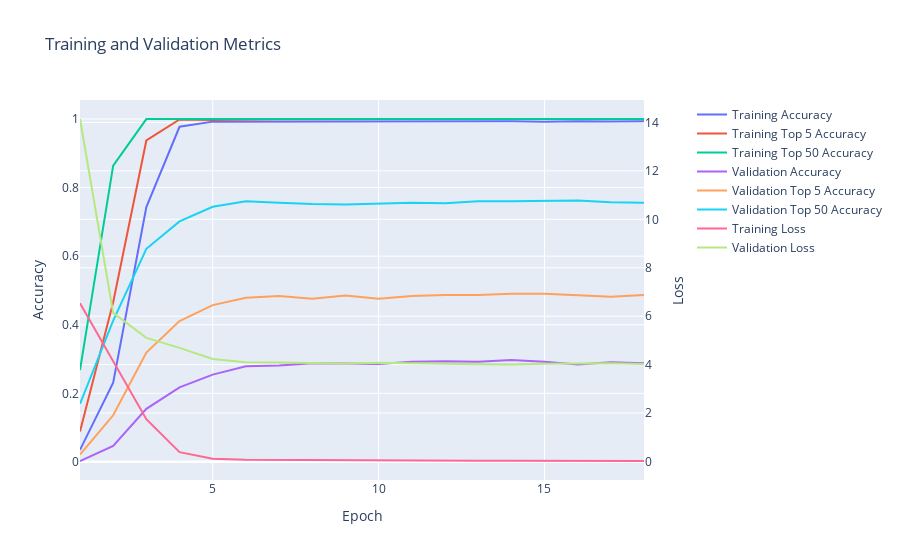

Notebook code cell kept with this figure:
### Code cell
softmax_cross_entropy_model.display_training_history()

### Figure 1 — Plotly figure (JSON) as saved in the notebook; plotly's stock layout.template omitted (floating-point values rounded to 4 significant figures)
{"data": [{"mode": "lines", "name": "Training Accuracy", "type": "scatter", "x": [1, 2, 3, 4, 5, 6, 7, 8, 9, 10, 11, 12, 13, 14, 15, 16, 17, 18], "xaxis": "x", "y": [0.03497, 0.2308, 0.7433, 0.9774, 0.9923, 0.9927, 0.9923, 0.9927, 0.9933, 0.9937, 0.9937, 0.993, 0.9937, 0.9933, 0.9923, 0.9937, 0.9927, 0.9937, 0.9927], "yaxis": "y"}, {"mode": "lines", "name": "Training Top 5 Accuracy", "type": "scatter", "x": [1, 2, 3, 4, 5, 6, 7, 8, 9, 10, 11, 12, 13, 14, 15, 16, 17, 18], "xaxis": "x", "y": [0.08858, 0.4659, 0.9374, 0.9987, 0.9973, 0.9987, 0.9993, 0.999, 1.0, 1.0, 1.0, 0.9997, 1.0, 1.0, 1.0, 1.0, 1.0, 1.0, 1.0], "yaxis": "y"}, {"mode": "lines", "name": "Training Top 50 Accuracy", "type": "scatter", "x": [1, 2, 3, 4, 5, 6, 7, 8, 9, 10, 11, 12, 13, 14, 15, 16, 17, 18], "xaxis": "x", "y": [0.2677, 0.8641, 0.9997, 0.9997, 0.9987, 0.9993, 0.9997, 0.9997, 1.0, 1.0, 1.0, 0.9997, 1.0, 1.0, 1.0, 1.0, 1.0, 1.0, 1.0], "yaxis": "y"}, {"mode": "lines", "name": "Validation Accuracy", "type": "scatter", "x": [1, 2, 3, 4, 5, 6, 7, 8, 9, 10, 11, 12, 13, 14, 15, 16, 17, 18], "xaxis": "x", "y": [0.002667, 0.04667, 0.1547, 0.2173, 0.2547, 0.2787, 0.2813, 0.288, 0.2867, 0.2853, 0.292, 0.2933, 0.292, 0.2973, 0.292, 0.284, 0.2907, 0.288, 0.2827], "yaxis": "y"}, {"mode": "lines", "name": "Validation Top 5 Accuracy", "type": "scatter", "x": [1, 2, 3, 4, 5, 6, 7, 8, 9, 10, 11, 12, 13, 14, 15, 16, 17, 18], "xaxis": "x", "y": [0.02133, 0.136, 0.3187, 0.4107, 0.4573, 0.4787, 0.484, 0.476, 0.4853, 0.476, 0.484, 0.4867, 0.4867, 0.4907, 0.4907, 0.4853, 0.4813, 0.4867, 0.4787], "yaxis": "y"}, {"mode": "lines", "name": "Validation Top 50 Accuracy", "type": "scatter", "x": [1, 2, 3, 4, 5, 6, 7, 8, 9, 10, 11, 12, 13, 14, 15, 16, 17, 18], "xaxis": "x", "y": [0.1693, 0.412, 0.6213, 0.7013, 0.744, 0.76, 0.756, 0.752, 0.7507, 0.7533, 0.756, 0.7547, 0.76, 0.76, 0.7613, 0.7627, 0.7573, 0.756, 0.7533], "yaxis": "y"}, {"mode": "lines", "name": "Training Loss", "type": "scatter", "x": [1, 2, 3, 4, 5, 6, 7, 8, 9, 10, 11, 12, 13, 14, 15, 16, 17, 18], "xaxis": "x", "y": [6.536, 4.144, 1.743, 0.3824, 0.1116, 0.06588, 0.05795, 0.04548, 0.03202, 0.02736, 0.0301, 0.03433, 0.02549, 0.0248, 0.02381, 0.0213, 0.02299, 0.01818, 0.02025], "yaxis": "y2"}, {"mode": "lines", "name": "Validation Loss", "type": "scatter", "x": [1, 2, 3, 4, 5, 6, 7, 8, 9, 10, 11, 12, 13, 14, 15, 16, 17, 18], "xaxis": "x", "y": [14.14, 6.138, 5.104, 4.692, 4.23, 4.093, 4.089, 4.075, 4.044, 4.08, 4.043, 4.033, 4.013, 4.004, 4.034, 4.042, 4.055, 4.021, 4.102], "yaxis": "y2"}], "layout": {"title": {"text": "Training and Validation Metrics"}, "xaxis": {"anchor": "y", "domain": [0.0, 0.94], "title": {"text": "Epoch"}}, "yaxis": {"anchor": "x", "domain": [0.0, 1.0], "title": {"text": "Accuracy"}}, "yaxis2": {"anchor": "x", "overlaying": "y", "side": "right", "title": {"text": "Loss"}}}}
